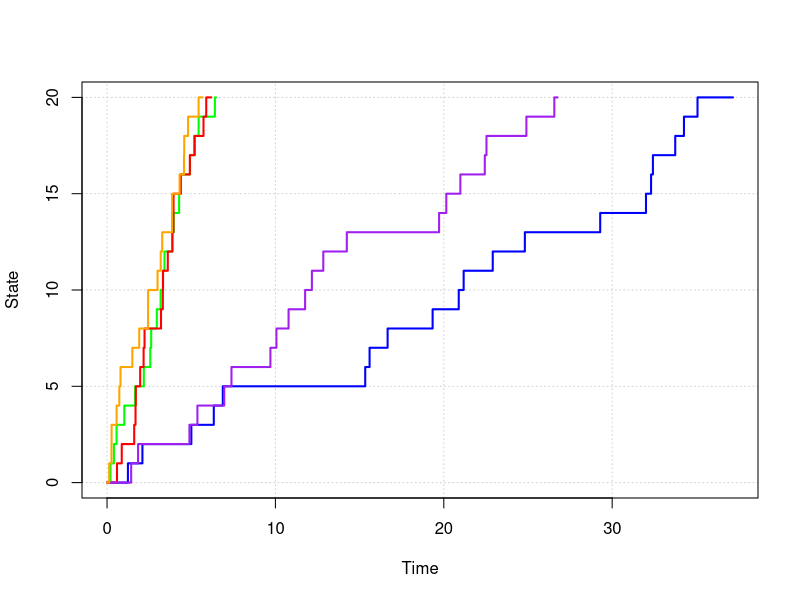

Write R code to recreate this figure.
# Ejercicio 6.2 

# Especificamos los parametros 
p<- c(0.3, 0.7)
lambda<- c(4, 0.5)
njumps<- 20

# Especificamos los tiempos y estados como dataframes
time<- data.frame()
N<- data.frame()

# Especificamos seed
set.seed(6335044)

# Simulamos las trayectorias
for(j in 1:5) {
  # Fijamos el valor de la tasa
  Lambda<- lambda[sample(1:2, 1, prob=p)]
  # Ajuste de los valores iniciales
  time[1,j]<- 0
  N[1,j]<- 0
  # Simulación de trayectoria
  i<- 2
  repeat {
    time[i,j]<- time[i-1,j]+round((-1/Lambda)*log(1-runif(1)),3)
    -0.001
    N[i,j]<- N[i-1,j]
    if(i==2*njumps+2) break
    else {
      time[i+1,j]<- time[i,j]+0.001
      N[i+1,j]<- N[i,j]+1
      i<- i+2
    }
  }
}

# Ploteamos la trayectoria
matplot(time, N, type="l", lty=1, lwd=2, col=c("blue",
                                               "green", "red", "purple", "orange"), xlab="Time",
        ylab="State", panel.first=grid())
